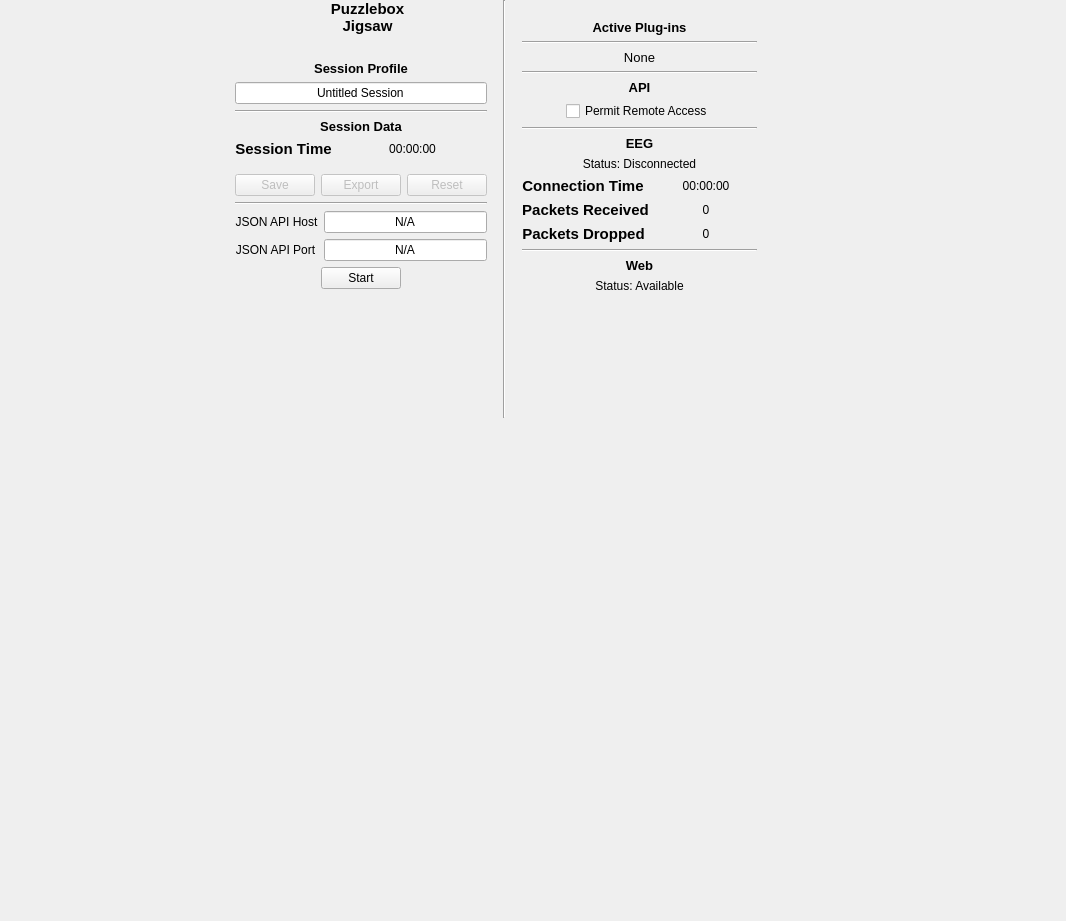
<?xml version="1.0" encoding="UTF-8"?>
<ui version="4.0">
 <class>Form</class>
 <widget class="QWidget" name="Form">
  <property name="geometry">
   <rect>
    <x>0</x>
    <y>0</y>
    <width>1066</width>
    <height>921</height>
   </rect>
  </property>
  <property name="sizePolicy">
   <sizepolicy hsizetype="Maximum" vsizetype="Maximum">
    <horstretch>0</horstretch>
    <verstretch>0</verstretch>
   </sizepolicy>
  </property>
  <property name="focusPolicy">
   <enum>Qt::NoFocus</enum>
  </property>
  <property name="windowTitle">
   <string>Form</string>
  </property>
  <widget class="QWidget" name="verticalLayoutWidget">
   <property name="geometry">
    <rect>
     <x>0</x>
     <y>0</y>
     <width>992</width>
     <height>856</height>
    </rect>
   </property>
   <layout class="QVBoxLayout" name="verticalLayout">
    <property name="spacing">
     <number>6</number>
    </property>
    <item>
     <layout class="QHBoxLayout" name="horizontalLayout_3">
      <item>
       <spacer name="horizontalSpacer_7">
        <property name="orientation">
         <enum>Qt::Horizontal</enum>
        </property>
        <property name="sizeHint" stdset="0">
         <size>
          <width>40</width>
          <height>20</height>
         </size>
        </property>
       </spacer>
      </item>
      <item>
       <layout class="QVBoxLayout" name="verticalLayoutFeedback" stretch="0,0,0,0,0,0,0,0,0,0,0,0,0">
        <item>
         <layout class="QHBoxLayout" name="horizontalLayout">
          <item>
           <spacer name="horizontalSpacer">
            <property name="orientation">
             <enum>Qt::Horizontal</enum>
            </property>
            <property name="sizeHint" stdset="0">
             <size>
              <width>40</width>
              <height>20</height>
             </size>
            </property>
           </spacer>
          </item>
          <item>
           <widget class="QLabel" name="labelPuzzleboxControlPanel">
            <property name="text">
             <string/>
            </property>
            <property name="pixmap">
             <pixmap>images/puzzlebox_logo.png</pixmap>
            </property>
            <property name="scaledContents">
             <bool>false</bool>
            </property>
            <property name="alignment">
             <set>Qt::AlignCenter</set>
            </property>
            <property name="textInteractionFlags">
             <set>Qt::NoTextInteraction</set>
            </property>
           </widget>
          </item>
          <item>
           <widget class="QLabel" name="textLabelTitlePuzzleboxJigsaw">
            <property name="font">
             <font>
              <pointsize>14</pointsize>
             </font>
            </property>
            <property name="text">
             <string>&lt;!DOCTYPE HTML PUBLIC &quot;-//W3C//DTD HTML 4.0//EN&quot; &quot;http://www.w3.org/TR/REC-html40/strict.dtd&quot;&gt;
&lt;html&gt;&lt;head&gt;&lt;meta name=&quot;qrichtext&quot; content=&quot;1&quot; /&gt;&lt;style type=&quot;text/css&quot;&gt;
p, li { white-space: pre-wrap; }
&lt;/style&gt;&lt;/head&gt;&lt;body style=&quot; font-family:'Sans'; font-size:10pt; font-weight:400; font-style:normal;&quot;&gt;
&lt;p align=&quot;center&quot; style=&quot; margin-top:0px; margin-bottom:0px; margin-left:0px; margin-right:0px; -qt-block-indent:0; text-indent:0px;&quot;&gt;&lt;a href=&quot;http://jigsaw.puzzlebox.info&quot;&gt;&lt;span style=&quot; font-size:11pt; font-weight:600; text-decoration: none; color:#000000;&quot;&gt;Puzzlebox&lt;br /&gt;Jigsaw&lt;/span&gt;&lt;/a&gt;&lt;/p&gt;&lt;/body&gt;&lt;/html&gt;</string>
            </property>
            <property name="textFormat">
             <enum>Qt::AutoText</enum>
            </property>
            <property name="wordWrap">
             <bool>false</bool>
            </property>
            <property name="openExternalLinks">
             <bool>true</bool>
            </property>
           </widget>
          </item>
          <item>
           <spacer name="horizontalSpacer_3">
            <property name="orientation">
             <enum>Qt::Horizontal</enum>
            </property>
            <property name="sizeHint" stdset="0">
             <size>
              <width>40</width>
              <height>20</height>
             </size>
            </property>
           </spacer>
          </item>
         </layout>
        </item>
        <item>
         <spacer name="verticalSpacer_5">
          <property name="orientation">
           <enum>Qt::Vertical</enum>
          </property>
          <property name="sizeType">
           <enum>QSizePolicy::Fixed</enum>
          </property>
          <property name="sizeHint" stdset="0">
           <size>
            <width>20</width>
            <height>20</height>
           </size>
          </property>
         </spacer>
        </item>
        <item>
         <widget class="QLabel" name="labelSessionProfile">
          <property name="text">
           <string>&lt;!DOCTYPE HTML PUBLIC &quot;-//W3C//DTD HTML 4.0//EN&quot; &quot;http://www.w3.org/TR/REC-html40/strict.dtd&quot;&gt;
&lt;html&gt;&lt;head&gt;&lt;meta name=&quot;qrichtext&quot; content=&quot;1&quot; /&gt;&lt;style type=&quot;text/css&quot;&gt;
p, li { white-space: pre-wrap; }
&lt;/style&gt;&lt;/head&gt;&lt;body style=&quot; font-family:'Cantarell'; font-size:11pt; font-weight:400; font-style:normal;&quot;&gt;
&lt;p align=&quot;center&quot; style=&quot; margin-top:0px; margin-bottom:0px; margin-left:0px; margin-right:0px; -qt-block-indent:0; text-indent:0px;&quot;&gt;&lt;span style=&quot; font-family:'Sans'; font-size:10pt; font-weight:600;&quot;&gt;Session Profile&lt;/span&gt;&lt;/p&gt;&lt;/body&gt;&lt;/html&gt;</string>
          </property>
         </widget>
        </item>
        <item>
         <widget class="QLineEdit" name="lineEditSessionProfile">
          <property name="text">
           <string>Untitled Session</string>
          </property>
          <property name="alignment">
           <set>Qt::AlignCenter</set>
          </property>
         </widget>
        </item>
        <item>
         <widget class="Line" name="lineSessionData">
          <property name="orientation">
           <enum>Qt::Horizontal</enum>
          </property>
         </widget>
        </item>
        <item>
         <widget class="QLabel" name="labelSessionProfileData">
          <property name="text">
           <string>&lt;!DOCTYPE HTML PUBLIC &quot;-//W3C//DTD HTML 4.0//EN&quot; &quot;http://www.w3.org/TR/REC-html40/strict.dtd&quot;&gt;
&lt;html&gt;&lt;head&gt;&lt;meta name=&quot;qrichtext&quot; content=&quot;1&quot; /&gt;&lt;style type=&quot;text/css&quot;&gt;
p, li { white-space: pre-wrap; }
&lt;/style&gt;&lt;/head&gt;&lt;body style=&quot; font-family:'Cantarell'; font-size:11pt; font-weight:400; font-style:normal;&quot;&gt;
&lt;p align=&quot;center&quot; style=&quot; margin-top:0px; margin-bottom:0px; margin-left:0px; margin-right:0px; -qt-block-indent:0; text-indent:0px;&quot;&gt;&lt;span style=&quot; font-family:'Sans'; font-size:10pt; font-weight:600;&quot;&gt;Session Data&lt;/span&gt;&lt;/p&gt;&lt;/body&gt;&lt;/html&gt;</string>
          </property>
         </widget>
        </item>
        <item>
         <layout class="QFormLayout" name="formLayoutSessionData">
          <property name="fieldGrowthPolicy">
           <enum>QFormLayout::AllNonFixedFieldsGrow</enum>
          </property>
          <item row="0" column="0">
           <widget class="QLabel" name="textLabelSessionTimeTitle">
            <property name="text">
             <string>&lt;!DOCTYPE HTML PUBLIC &quot;-//W3C//DTD HTML 4.0//EN&quot; &quot;http://www.w3.org/TR/REC-html40/strict.dtd&quot;&gt;
&lt;html&gt;&lt;head&gt;&lt;meta name=&quot;qrichtext&quot; content=&quot;1&quot; /&gt;&lt;style type=&quot;text/css&quot;&gt;
p, li { white-space: pre-wrap; }
&lt;/style&gt;&lt;/head&gt;&lt;body style=&quot; font-family:'Cantarell'; font-size:11pt; font-weight:400; font-style:normal;&quot;&gt;
&lt;p style=&quot; margin-top:0px; margin-bottom:0px; margin-left:0px; margin-right:0px; -qt-block-indent:0; text-indent:0px;&quot;&gt;&lt;span style=&quot; font-weight:600;&quot;&gt;Session Time&lt;/span&gt;&lt;/p&gt;&lt;/body&gt;&lt;/html&gt;</string>
            </property>
            <property name="alignment">
             <set>Qt::AlignCenter</set>
            </property>
           </widget>
          </item>
          <item row="0" column="1">
           <widget class="QLabel" name="textLabelSessionTime">
            <property name="text">
             <string>00:00:00</string>
            </property>
            <property name="alignment">
             <set>Qt::AlignCenter</set>
            </property>
           </widget>
          </item>
         </layout>
        </item>
        <item>
         <spacer name="verticalSpacer_6">
          <property name="orientation">
           <enum>Qt::Vertical</enum>
          </property>
          <property name="sizeType">
           <enum>QSizePolicy::Fixed</enum>
          </property>
          <property name="sizeHint" stdset="0">
           <size>
            <width>20</width>
            <height>10</height>
           </size>
          </property>
         </spacer>
        </item>
        <item>
         <layout class="QHBoxLayout" name="horizontalLayoutSessionButtons">
          <item>
           <widget class="QPushButton" name="pushButtonSessionSave">
            <property name="enabled">
             <bool>false</bool>
            </property>
            <property name="text">
             <string>Save</string>
            </property>
           </widget>
          </item>
          <item>
           <widget class="QPushButton" name="pushButtonSessionExport">
            <property name="enabled">
             <bool>false</bool>
            </property>
            <property name="text">
             <string>Export</string>
            </property>
           </widget>
          </item>
          <item>
           <widget class="QPushButton" name="pushButtonSessionReset">
            <property name="enabled">
             <bool>false</bool>
            </property>
            <property name="text">
             <string>Reset</string>
            </property>
           </widget>
          </item>
         </layout>
        </item>
        <item>
         <widget class="Line" name="lineSessionPluginNone_2">
          <property name="orientation">
           <enum>Qt::Horizontal</enum>
          </property>
         </widget>
        </item>
        <item>
         <layout class="QFormLayout" name="formLayoutJSONHostPort">
          <property name="sizeConstraint">
           <enum>QLayout::SetMinimumSize</enum>
          </property>
          <property name="fieldGrowthPolicy">
           <enum>QFormLayout::AllNonFixedFieldsGrow</enum>
          </property>
          <item row="0" column="0">
           <widget class="QLabel" name="textLabelJSONHost">
            <property name="sizePolicy">
             <sizepolicy hsizetype="Minimum" vsizetype="Minimum">
              <horstretch>0</horstretch>
              <verstretch>0</verstretch>
             </sizepolicy>
            </property>
            <property name="text">
             <string>JSON API Host</string>
            </property>
            <property name="alignment">
             <set>Qt::AlignCenter</set>
            </property>
           </widget>
          </item>
          <item row="0" column="1">
           <widget class="QLineEdit" name="lineEditJSONHost">
            <property name="sizePolicy">
             <sizepolicy hsizetype="Minimum" vsizetype="Fixed">
              <horstretch>0</horstretch>
              <verstretch>0</verstretch>
             </sizepolicy>
            </property>
            <property name="text">
             <string>N/A</string>
            </property>
            <property name="alignment">
             <set>Qt::AlignHCenter</set>
            </property>
           </widget>
          </item>
          <item row="1" column="0">
           <widget class="QLabel" name="textLabelJSONPort">
            <property name="sizePolicy">
             <sizepolicy hsizetype="Minimum" vsizetype="Minimum">
              <horstretch>0</horstretch>
              <verstretch>0</verstretch>
             </sizepolicy>
            </property>
            <property name="text">
             <string>&lt;html&gt;&lt;head/&gt;&lt;body&gt;&lt;p align=&quot;center&quot;&gt;JSON API Port&lt;/p&gt;&lt;/body&gt;&lt;/html&gt;</string>
            </property>
            <property name="alignment">
             <set>Qt::AlignCenter</set>
            </property>
            <property name="wordWrap">
             <bool>false</bool>
            </property>
           </widget>
          </item>
          <item row="1" column="1">
           <widget class="QLineEdit" name="lineEditJSONPort">
            <property name="sizePolicy">
             <sizepolicy hsizetype="Minimum" vsizetype="Fixed">
              <horstretch>0</horstretch>
              <verstretch>0</verstretch>
             </sizepolicy>
            </property>
            <property name="text">
             <string>N/A</string>
            </property>
            <property name="alignment">
             <set>Qt::AlignHCenter</set>
            </property>
           </widget>
          </item>
         </layout>
        </item>
        <item>
         <layout class="QHBoxLayout" name="horizontalLayoutSessionButtons_2">
          <item>
           <spacer name="horizontalSpacer_6">
            <property name="orientation">
             <enum>Qt::Horizontal</enum>
            </property>
            <property name="sizeHint" stdset="0">
             <size>
              <width>40</width>
              <height>20</height>
             </size>
            </property>
           </spacer>
          </item>
          <item>
           <widget class="QPushButton" name="pushButtonSessionJSON">
            <property name="enabled">
             <bool>true</bool>
            </property>
            <property name="text">
             <string>Start</string>
            </property>
           </widget>
          </item>
          <item>
           <spacer name="horizontalSpacer_10">
            <property name="orientation">
             <enum>Qt::Horizontal</enum>
            </property>
            <property name="sizeHint" stdset="0">
             <size>
              <width>40</width>
              <height>20</height>
             </size>
            </property>
           </spacer>
          </item>
         </layout>
        </item>
        <item>
         <spacer name="verticalSpacer_2">
          <property name="orientation">
           <enum>Qt::Vertical</enum>
          </property>
          <property name="sizeHint" stdset="0">
           <size>
            <width>20</width>
            <height>40</height>
           </size>
          </property>
         </spacer>
        </item>
       </layout>
      </item>
      <item>
       <spacer name="horizontalSpacer_2">
        <property name="orientation">
         <enum>Qt::Horizontal</enum>
        </property>
        <property name="sizeType">
         <enum>QSizePolicy::Fixed</enum>
        </property>
        <property name="sizeHint" stdset="0">
         <size>
          <width>10</width>
          <height>20</height>
         </size>
        </property>
       </spacer>
      </item>
      <item>
       <widget class="Line" name="lineVertical">
        <property name="orientation">
         <enum>Qt::Vertical</enum>
        </property>
       </widget>
      </item>
      <item>
       <spacer name="horizontalSpacer_4">
        <property name="orientation">
         <enum>Qt::Horizontal</enum>
        </property>
        <property name="sizeType">
         <enum>QSizePolicy::Fixed</enum>
        </property>
        <property name="sizeHint" stdset="0">
         <size>
          <width>10</width>
          <height>20</height>
         </size>
        </property>
       </spacer>
      </item>
      <item>
       <layout class="QVBoxLayout" name="verticalLayout_4">
        <item>
         <spacer name="verticalSpacer_4">
          <property name="orientation">
           <enum>Qt::Vertical</enum>
          </property>
          <property name="sizeType">
           <enum>QSizePolicy::Fixed</enum>
          </property>
          <property name="sizeHint" stdset="0">
           <size>
            <width>20</width>
            <height>20</height>
           </size>
          </property>
         </spacer>
        </item>
        <item>
         <widget class="QLabel" name="labelSessionActivePlugins">
          <property name="text">
           <string>&lt;!DOCTYPE HTML PUBLIC &quot;-//W3C//DTD HTML 4.0//EN&quot; &quot;http://www.w3.org/TR/REC-html40/strict.dtd&quot;&gt;
&lt;html&gt;&lt;head&gt;&lt;meta name=&quot;qrichtext&quot; content=&quot;1&quot; /&gt;&lt;style type=&quot;text/css&quot;&gt;
p, li { white-space: pre-wrap; }
&lt;/style&gt;&lt;/head&gt;&lt;body style=&quot; font-family:'Cantarell'; font-size:11pt; font-weight:400; font-style:normal;&quot;&gt;
&lt;p align=&quot;center&quot; style=&quot; margin-top:0px; margin-bottom:0px; margin-left:0px; margin-right:0px; -qt-block-indent:0; text-indent:0px;&quot;&gt;&lt;span style=&quot; font-family:'Sans'; font-size:10pt; font-weight:600;&quot;&gt;Active Plug-ins&lt;/span&gt;&lt;/p&gt;&lt;/body&gt;&lt;/html&gt;</string>
          </property>
         </widget>
        </item>
        <item>
         <widget class="Line" name="lineActivePlugins">
          <property name="orientation">
           <enum>Qt::Horizontal</enum>
          </property>
         </widget>
        </item>
        <item>
         <widget class="QLabel" name="labelSessionPluginNone">
          <property name="text">
           <string>&lt;!DOCTYPE HTML PUBLIC &quot;-//W3C//DTD HTML 4.0//EN&quot; &quot;http://www.w3.org/TR/REC-html40/strict.dtd&quot;&gt;
&lt;html&gt;&lt;head&gt;&lt;meta name=&quot;qrichtext&quot; content=&quot;1&quot; /&gt;&lt;style type=&quot;text/css&quot;&gt;
p, li { white-space: pre-wrap; }
&lt;/style&gt;&lt;/head&gt;&lt;body style=&quot; font-family:'Cantarell'; font-size:11pt; font-weight:400; font-style:normal;&quot;&gt;
&lt;p align=&quot;center&quot; style=&quot; margin-top:0px; margin-bottom:0px; margin-left:0px; margin-right:0px; -qt-block-indent:0; text-indent:0px;&quot;&gt;&lt;span style=&quot; font-family:'Sans'; font-size:10pt;&quot;&gt;None&lt;/span&gt;&lt;/p&gt;&lt;/body&gt;&lt;/html&gt;</string>
          </property>
         </widget>
        </item>
        <item>
         <widget class="Line" name="lineSessionPluginNone">
          <property name="orientation">
           <enum>Qt::Horizontal</enum>
          </property>
         </widget>
        </item>
        <item>
         <widget class="QLabel" name="labelSessionPluginAPI">
          <property name="text">
           <string>&lt;!DOCTYPE HTML PUBLIC &quot;-//W3C//DTD HTML 4.0//EN&quot; &quot;http://www.w3.org/TR/REC-html40/strict.dtd&quot;&gt;
&lt;html&gt;&lt;head&gt;&lt;meta name=&quot;qrichtext&quot; content=&quot;1&quot; /&gt;&lt;style type=&quot;text/css&quot;&gt;
p, li { white-space: pre-wrap; }
&lt;/style&gt;&lt;/head&gt;&lt;body style=&quot; font-family:'Cantarell'; font-size:11pt; font-weight:400; font-style:normal;&quot;&gt;
&lt;p align=&quot;center&quot; style=&quot; margin-top:0px; margin-bottom:0px; margin-left:0px; margin-right:0px; -qt-block-indent:0; text-indent:0px;&quot;&gt;&lt;span style=&quot; font-family:'Sans'; font-size:10pt; font-weight:600;&quot;&gt;API&lt;/span&gt;&lt;/p&gt;&lt;/body&gt;&lt;/html&gt;</string>
          </property>
         </widget>
        </item>
        <item>
         <layout class="QHBoxLayout" name="horizontalLayout_2">
          <item>
           <spacer name="horizontalSpacer_8">
            <property name="orientation">
             <enum>Qt::Horizontal</enum>
            </property>
            <property name="sizeHint" stdset="0">
             <size>
              <width>40</width>
              <height>20</height>
             </size>
            </property>
           </spacer>
          </item>
          <item>
           <widget class="QCheckBox" name="checkBoxServiceEnableJSON">
            <property name="text">
             <string>Permit Remote Access</string>
            </property>
            <property name="checked">
             <bool>false</bool>
            </property>
           </widget>
          </item>
          <item>
           <spacer name="horizontalSpacer_9">
            <property name="orientation">
             <enum>Qt::Horizontal</enum>
            </property>
            <property name="sizeHint" stdset="0">
             <size>
              <width>40</width>
              <height>20</height>
             </size>
            </property>
           </spacer>
          </item>
         </layout>
        </item>
        <item>
         <widget class="Line" name="lineSessionPluginAPI">
          <property name="orientation">
           <enum>Qt::Horizontal</enum>
          </property>
         </widget>
        </item>
        <item>
         <widget class="QLabel" name="labelSessionPluginEEG">
          <property name="text">
           <string>&lt;!DOCTYPE HTML PUBLIC &quot;-//W3C//DTD HTML 4.0//EN&quot; &quot;http://www.w3.org/TR/REC-html40/strict.dtd&quot;&gt;
&lt;html&gt;&lt;head&gt;&lt;meta name=&quot;qrichtext&quot; content=&quot;1&quot; /&gt;&lt;style type=&quot;text/css&quot;&gt;
p, li { white-space: pre-wrap; }
&lt;/style&gt;&lt;/head&gt;&lt;body style=&quot; font-family:'Cantarell'; font-size:11pt; font-weight:400; font-style:normal;&quot;&gt;
&lt;p align=&quot;center&quot; style=&quot; margin-top:0px; margin-bottom:0px; margin-left:0px; margin-right:0px; -qt-block-indent:0; text-indent:0px;&quot;&gt;&lt;span style=&quot; font-family:'Sans'; font-size:10pt; font-weight:600;&quot;&gt;EEG&lt;/span&gt;&lt;/p&gt;&lt;/body&gt;&lt;/html&gt;</string>
          </property>
         </widget>
        </item>
        <item>
         <widget class="QLabel" name="labelSessionPluginEEGStatus">
          <property name="text">
           <string>Status: Disconnected</string>
          </property>
          <property name="alignment">
           <set>Qt::AlignCenter</set>
          </property>
         </widget>
        </item>
        <item>
         <layout class="QFormLayout" name="formLayoutSessionPluginEEG">
          <property name="fieldGrowthPolicy">
           <enum>QFormLayout::AllNonFixedFieldsGrow</enum>
          </property>
          <item row="0" column="0">
           <widget class="QLabel" name="textLabelConnectionTimeTitle">
            <property name="text">
             <string>&lt;!DOCTYPE HTML PUBLIC &quot;-//W3C//DTD HTML 4.0//EN&quot; &quot;http://www.w3.org/TR/REC-html40/strict.dtd&quot;&gt;
&lt;html&gt;&lt;head&gt;&lt;meta name=&quot;qrichtext&quot; content=&quot;1&quot; /&gt;&lt;style type=&quot;text/css&quot;&gt;
p, li { white-space: pre-wrap; }
&lt;/style&gt;&lt;/head&gt;&lt;body style=&quot; font-family:'Cantarell'; font-size:11pt; font-weight:400; font-style:normal;&quot;&gt;
&lt;p style=&quot; margin-top:0px; margin-bottom:0px; margin-left:0px; margin-right:0px; -qt-block-indent:0; text-indent:0px;&quot;&gt;&lt;span style=&quot; font-weight:600;&quot;&gt;Connection Time&lt;/span&gt;&lt;/p&gt;&lt;/body&gt;&lt;/html&gt;</string>
            </property>
            <property name="alignment">
             <set>Qt::AlignCenter</set>
            </property>
           </widget>
          </item>
          <item row="0" column="1">
           <widget class="QLabel" name="textLabelConnectionTime">
            <property name="text">
             <string>00:00:00</string>
            </property>
            <property name="alignment">
             <set>Qt::AlignCenter</set>
            </property>
           </widget>
          </item>
          <item row="1" column="0">
           <widget class="QLabel" name="textLabelPacketsReceivedTitle">
            <property name="text">
             <string>&lt;!DOCTYPE HTML PUBLIC &quot;-//W3C//DTD HTML 4.0//EN&quot; &quot;http://www.w3.org/TR/REC-html40/strict.dtd&quot;&gt;
&lt;html&gt;&lt;head&gt;&lt;meta name=&quot;qrichtext&quot; content=&quot;1&quot; /&gt;&lt;style type=&quot;text/css&quot;&gt;
p, li { white-space: pre-wrap; }
&lt;/style&gt;&lt;/head&gt;&lt;body style=&quot; font-family:'Cantarell'; font-size:11pt; font-weight:400; font-style:normal;&quot;&gt;
&lt;p style=&quot; margin-top:0px; margin-bottom:0px; margin-left:0px; margin-right:0px; -qt-block-indent:0; text-indent:0px;&quot;&gt;&lt;span style=&quot; font-weight:600;&quot;&gt;Packets Received&lt;/span&gt;&lt;/p&gt;&lt;/body&gt;&lt;/html&gt;</string>
            </property>
            <property name="alignment">
             <set>Qt::AlignCenter</set>
            </property>
           </widget>
          </item>
          <item row="1" column="1">
           <widget class="QLabel" name="textLabelPacketsReceived">
            <property name="text">
             <string>0</string>
            </property>
            <property name="alignment">
             <set>Qt::AlignCenter</set>
            </property>
           </widget>
          </item>
          <item row="2" column="0">
           <widget class="QLabel" name="textLabelPacketsDroppedTitle">
            <property name="text">
             <string>&lt;!DOCTYPE HTML PUBLIC &quot;-//W3C//DTD HTML 4.0//EN&quot; &quot;http://www.w3.org/TR/REC-html40/strict.dtd&quot;&gt;
&lt;html&gt;&lt;head&gt;&lt;meta name=&quot;qrichtext&quot; content=&quot;1&quot; /&gt;&lt;style type=&quot;text/css&quot;&gt;
p, li { white-space: pre-wrap; }
&lt;/style&gt;&lt;/head&gt;&lt;body style=&quot; font-family:'Cantarell'; font-size:11pt; font-weight:400; font-style:normal;&quot;&gt;
&lt;p style=&quot; margin-top:0px; margin-bottom:0px; margin-left:0px; margin-right:0px; -qt-block-indent:0; text-indent:0px;&quot;&gt;&lt;span style=&quot; font-weight:600;&quot;&gt;Packets Dropped&lt;/span&gt;&lt;/p&gt;&lt;/body&gt;&lt;/html&gt;</string>
            </property>
            <property name="alignment">
             <set>Qt::AlignCenter</set>
            </property>
           </widget>
          </item>
          <item row="2" column="1">
           <widget class="QLabel" name="textLabelPacketsDropped">
            <property name="text">
             <string>0</string>
            </property>
            <property name="alignment">
             <set>Qt::AlignCenter</set>
            </property>
           </widget>
          </item>
         </layout>
        </item>
        <item>
         <widget class="Line" name="lineSessionPluginEEG">
          <property name="orientation">
           <enum>Qt::Horizontal</enum>
          </property>
         </widget>
        </item>
        <item>
         <widget class="QLabel" name="labelSessionPluginWeb">
          <property name="text">
           <string>&lt;!DOCTYPE HTML PUBLIC &quot;-//W3C//DTD HTML 4.0//EN&quot; &quot;http://www.w3.org/TR/REC-html40/strict.dtd&quot;&gt;
&lt;html&gt;&lt;head&gt;&lt;meta name=&quot;qrichtext&quot; content=&quot;1&quot; /&gt;&lt;style type=&quot;text/css&quot;&gt;
p, li { white-space: pre-wrap; }
&lt;/style&gt;&lt;/head&gt;&lt;body style=&quot; font-family:'Cantarell'; font-size:11pt; font-weight:400; font-style:normal;&quot;&gt;
&lt;p align=&quot;center&quot; style=&quot; margin-top:0px; margin-bottom:0px; margin-left:0px; margin-right:0px; -qt-block-indent:0; text-indent:0px;&quot;&gt;&lt;span style=&quot; font-family:'Sans'; font-size:10pt; font-weight:600;&quot;&gt;Web&lt;/span&gt;&lt;/p&gt;&lt;/body&gt;&lt;/html&gt;</string>
          </property>
         </widget>
        </item>
        <item>
         <widget class="QLabel" name="labelSessionPluginWebStatus">
          <property name="text">
           <string>Status: Available</string>
          </property>
          <property name="alignment">
           <set>Qt::AlignCenter</set>
          </property>
         </widget>
        </item>
        <item>
         <spacer name="verticalSpacer_3">
          <property name="orientation">
           <enum>Qt::Vertical</enum>
          </property>
          <property name="sizeHint" stdset="0">
           <size>
            <width>20</width>
            <height>40</height>
           </size>
          </property>
         </spacer>
        </item>
       </layout>
      </item>
      <item>
       <spacer name="horizontalSpacer_5">
        <property name="orientation">
         <enum>Qt::Horizontal</enum>
        </property>
        <property name="sizeHint" stdset="0">
         <size>
          <width>40</width>
          <height>20</height>
         </size>
        </property>
       </spacer>
      </item>
     </layout>
    </item>
    <item>
     <widget class="QLabel" name="labelSessionGraphic">
      <property name="sizePolicy">
       <sizepolicy hsizetype="Minimum" vsizetype="Minimum">
        <horstretch>0</horstretch>
        <verstretch>0</verstretch>
       </sizepolicy>
      </property>
      <property name="text">
       <string/>
      </property>
      <property name="pixmap">
       <pixmap>images/puzzlebox_jigsaw.png</pixmap>
      </property>
      <property name="scaledContents">
       <bool>true</bool>
      </property>
     </widget>
    </item>
    <item>
     <spacer name="verticalSpacer">
      <property name="orientation">
       <enum>Qt::Vertical</enum>
      </property>
      <property name="sizeHint" stdset="0">
       <size>
        <width>20</width>
        <height>40</height>
       </size>
      </property>
     </spacer>
    </item>
   </layout>
  </widget>
 </widget>
 <resources/>
 <connections/>
</ui>
